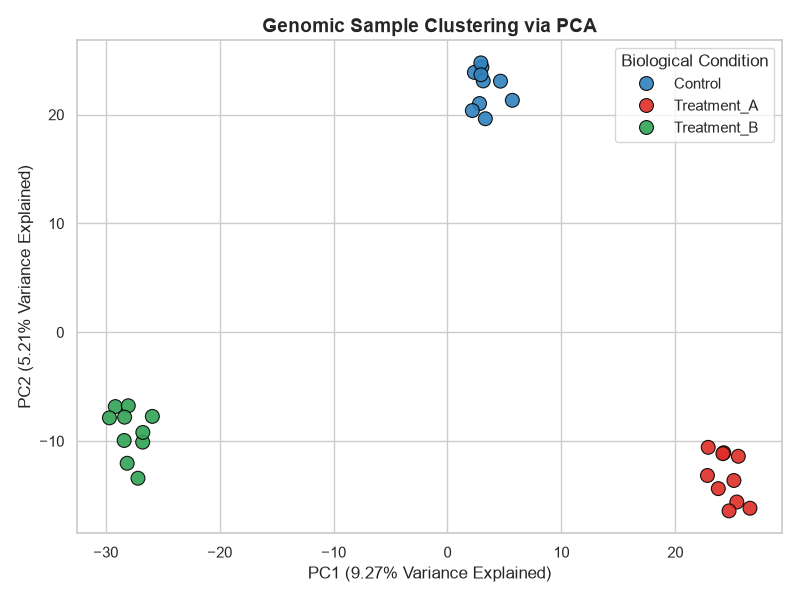

Python code for this plot:
import numpy as np
import pandas as pd
import matplotlib.pyplot as plt
import seaborn as sns
from sklearn.preprocessing import StandardScaler
from sklearn.decomposition import PCA

def generate_high_dimensional_genomics() -> tuple[pd.DataFrame, list[str]]:
    """Simulates an expression matrix: 30 samples (rows) x 5000 genes (columns)."""
    np.random.seed(88)
    n_samples_per_group = 10
    n_genes = 5000
    
    # Define groups
    groups = (["Control"] * n_samples_per_group + 
              ["Treatment_A"] * n_samples_per_group + 
              ["Treatment_B"] * n_samples_per_group)
    
    # 1. Base random expression matrix (Noise baseline)
    matrix = np.random.normal(loc=8.0, scale=1.5, size=(30, n_genes))
    
    # 2. Inject distinct biological signals into specific gene subsets
    # Treatment A upregulates genes 0-500
    matrix[10:20, 0:500] += np.random.normal(loc=2.5, scale=0.5, size=(10, 500))
    # Treatment B downregulates genes 4000-4500
    matrix[20:30, 4000:4500] -= np.random.normal(loc=3.0, scale=0.5, size=(10, 500))
    
    gene_names = [f"Gene_{i}" for i in range(n_genes)]
    df_expr = pd.DataFrame(matrix, columns=gene_names)
    
    return df_expr, groups

if __name__ == "__main__":
    # Load expression matrix and metadata labels
    X, sample_groups = generate_high_dimensional_genomics()
    
    # Step A: Standard Scaling (Critical Step for PCA)
    # Scales each column (gene) to mean=0, variance=1
    scaler = StandardScaler()
    X_scaled = scaler.fit_transform(X)
    
    # Step B: Instantiate and Fit PCA
    # We explicitly extract the first 2 principal components
    pca = PCA(n_components=2)
    X_pca = pca.fit_transform(X_scaled)
    
    # Step C: Structure coordinates into a clean plotting DataFrame
    df_pca = pd.DataFrame(data=X_pca, columns=["PC1", "PC2"])
    df_pca["Cohort"] = sample_groups
    
    # Step D: Harvest the Explained Variance Ratio
    explained_variance = pca.explained_variance_ratio_
    pc1_var = explained_variance[0] * 100
    pc2_var = explained_variance[1] * 100
    
    # Step E: Visualize the Low-Dimensional Space
    plt.figure(figsize=(8, 6))
    sns.set_theme(style="whitegrid")
    
    sns.scatterplot(
        data=df_pca, x="PC1", y="PC2", hue="Cohort",
        palette=["#3182bd", "#de2d26", "#31a354"], s=100, alpha=0.9, edgecolor="black"
    )
    
    # Label axes dynamically with their respective variance percentages
    plt.title("Genomic Sample Clustering via PCA", fontsize=14, weight="bold")
    plt.xlabel(f"PC1 ({pc1_var:.2f}% Variance Explained)", fontsize=12)
    plt.ylabel(f"PC2 ({pc2_var:.2f}% Variance Explained)", fontsize=12)
    plt.legend(title="Biological Condition", loc="best")
    
    plt.tight_layout()
    plt.show()
    
    print(f"Total variance captured by first 2 components: {sum(explained_variance)*100:.2f}%")
